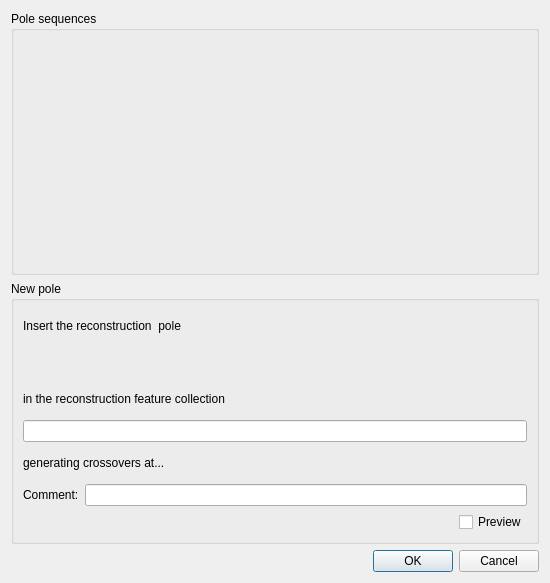
<ui version="4.0" >
 <class>InsertVGPReconstructionPoleDialog</class>
 <widget class="QDialog" name="InsertVGPReconstructionPoleDialog" >
  <property name="windowModality" >
   <enum>Qt::WindowModal</enum>
  </property>
  <property name="geometry" >
   <rect>
    <x>0</x>
    <y>0</y>
    <width>546</width>
    <height>583</height>
   </rect>
  </property>
  <property name="windowTitle" >
   <string>Insert VGP Reconstruction Pole</string>
  </property>
  <layout class="QGridLayout" >
   <item row="0" column="0" colspan="3" >
    <widget class="QGroupBox" name="groupbox_pole_sequences" >
     <property name="sizePolicy" >
      <sizepolicy vsizetype="Minimum" hsizetype="Minimum" >
       <horstretch>0</horstretch>
       <verstretch>0</verstretch>
      </sizepolicy>
     </property>
     <property name="minimumSize" >
      <size>
       <width>528</width>
       <height>264</height>
      </size>
     </property>
     <property name="title" >
      <string>Pole sequences</string>
     </property>
     <widget class="QWidget" native="1" name="widget_table_place_holder" >
      <property name="geometry" >
       <rect>
        <x>10</x>
        <y>24</y>
        <width>508</width>
        <height>230</height>
       </rect>
      </property>
     </widget>
    </widget>
   </item>
   <item row="1" column="0" colspan="3" >
    <widget class="QGroupBox" name="group_new_pole" >
     <property name="title" >
      <string>New pole</string>
     </property>
     <layout class="QGridLayout" >
      <item row="0" column="0" colspan="2" >
       <widget class="QLabel" name="label_insert_pole" >
        <property name="text" >
         <string>Insert the reconstruction  pole</string>
        </property>
       </widget>
      </item>
      <item row="1" column="0" colspan="3" >
       <widget class="QWidget" native="1" name="widget_place_holder" />
      </item>
      <item row="2" column="0" colspan="2" >
       <widget class="QLabel" name="label_collection" >
        <property name="text" >
         <string>in the reconstruction feature collection</string>
        </property>
       </widget>
      </item>
      <item row="3" column="0" colspan="3" >
       <widget class="QLineEdit" name="lineedit_collection" >
        <property name="readOnly" >
         <bool>true</bool>
        </property>
       </widget>
      </item>
      <item row="4" column="0" colspan="2" >
       <widget class="QLabel" name="label_crossovers" >
        <property name="text" >
         <string>generating crossovers at...</string>
        </property>
       </widget>
      </item>
      <item row="5" column="0" >
       <widget class="QLabel" name="label_comment" >
        <property name="maximumSize" >
         <size>
          <width>60</width>
          <height>16777215</height>
         </size>
        </property>
        <property name="layoutDirection" >
         <enum>Qt::LeftToRight</enum>
        </property>
        <property name="text" >
         <string>Comment:</string>
        </property>
       </widget>
      </item>
      <item row="5" column="1" colspan="2" >
       <widget class="QLineEdit" name="lineedit_comment" />
      </item>
      <item row="6" column="1" >
       <spacer>
        <property name="orientation" >
         <enum>Qt::Horizontal</enum>
        </property>
        <property name="sizeHint" >
         <size>
          <width>40</width>
          <height>20</height>
         </size>
        </property>
       </spacer>
      </item>
      <item row="6" column="2" >
       <widget class="QCheckBox" name="checkbox_preview" >
        <property name="text" >
         <string>Preview</string>
        </property>
       </widget>
      </item>
     </layout>
    </widget>
   </item>
   <item row="2" column="0" >
    <spacer>
     <property name="orientation" >
      <enum>Qt::Horizontal</enum>
     </property>
     <property name="sizeHint" >
      <size>
       <width>40</width>
       <height>20</height>
      </size>
     </property>
    </spacer>
   </item>
   <item row="2" column="1" >
    <widget class="QPushButton" name="pushButton" >
     <property name="text" >
      <string>OK</string>
     </property>
    </widget>
   </item>
   <item row="2" column="2" >
    <widget class="QPushButton" name="pushButton_2" >
     <property name="text" >
      <string>Cancel</string>
     </property>
    </widget>
   </item>
  </layout>
 </widget>
 <resources/>
 <connections/>
</ui>
